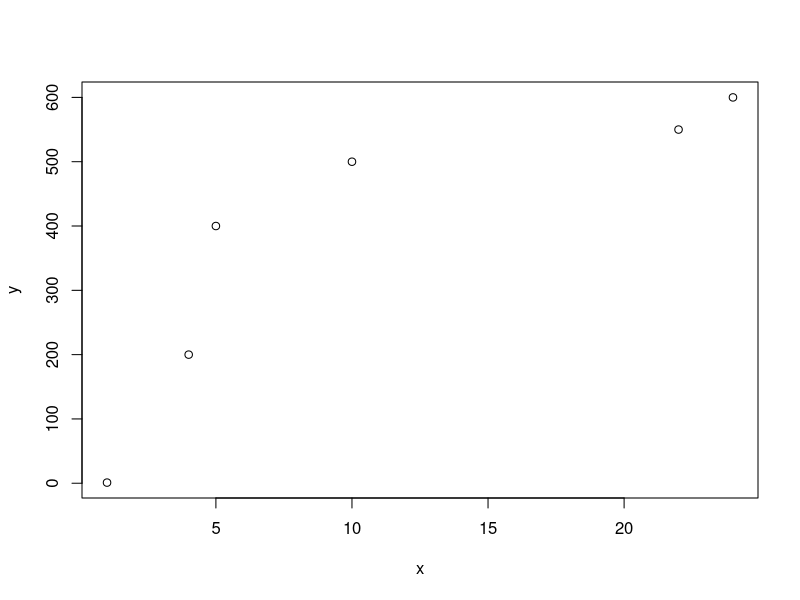
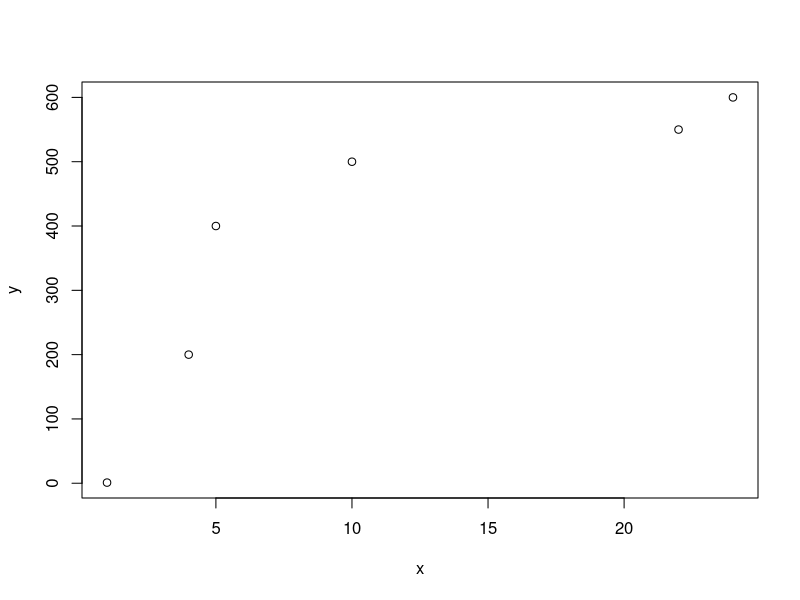

The R script that drew these images, in order: (Note: this script raises an error after producing the figures.)

x = c(1, 4, 5, 10, 22, 24)
y = c(1, 200, 400, 500, 550, 600)

plot1 = plot(x, y)

jpeg("/project/fas/powell/esp38/dataproces/MOSQLAND/consland/RF/NAm_RF_2/testplot.jpeg", width = 500, height = 500)
plot(x, y)
dev.off()

save.image(file = "/project/fas/powell/esp38/dataproces/MOSQLAND/consland/RF/NAm_RF_2/test_plot.RData")
